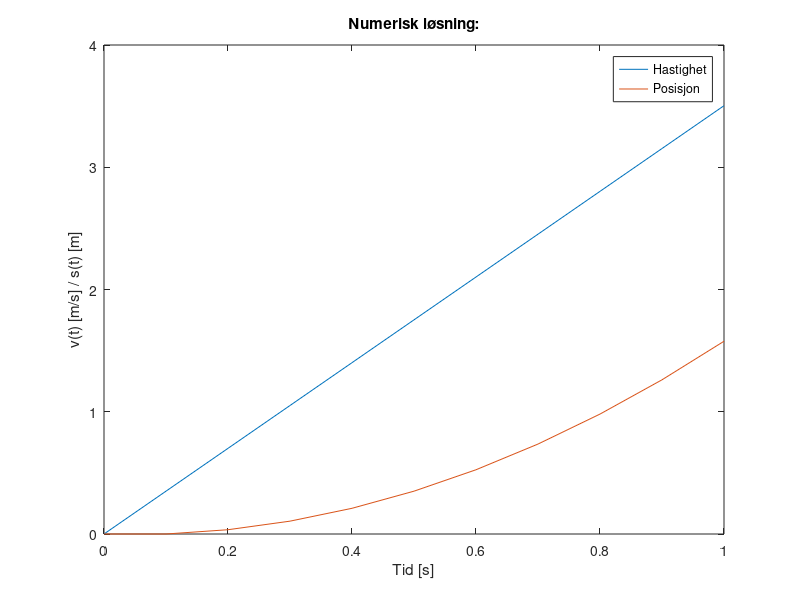

The MATLAB script that drew this image:
clear all; close all; clc;

%Simuleringsparametre
h = 0.1; %Tidssteg
endTime = 1;
%Tyngeakselerasjon
g = 9.81;

%Konstanter for forsøkene:
C_kule = 2/5;
C_skall = 2/3;
C_sylinder = 1;

%Vinkel på plan
THETA = pi / 6; %30 grader

%Akselerasjon som funksjon av vinkel og konstant
v_dot = @(theta, c) (g * sin(theta))/(1 + c); 

%Forhåndsallokerer minne
t = zeros(1, endTime / h);
v = zeros(1, endTime / h);
s = zeros(1, endTime / h);

%Løser differensialligningen numerisk med faste tidssteg (h)
for i = 1 : endTime / h
   v(i + 1) = v(i) + h*v_dot(THETA, C_kule);
   s(i + 1) = s(i) + h*v(i);
   t(i + 1) = t(i) + h;
end

%Lager en figur og plotter dataen
figure(1);
plot(t, v);
hold on;
plot(t, s);
xlabel('Tid [s]');
ylabel('v(t) [m/s] / s(t) [m]');
legend('Hastighet', 'Posisjon');
title('Numerisk løsning:');




